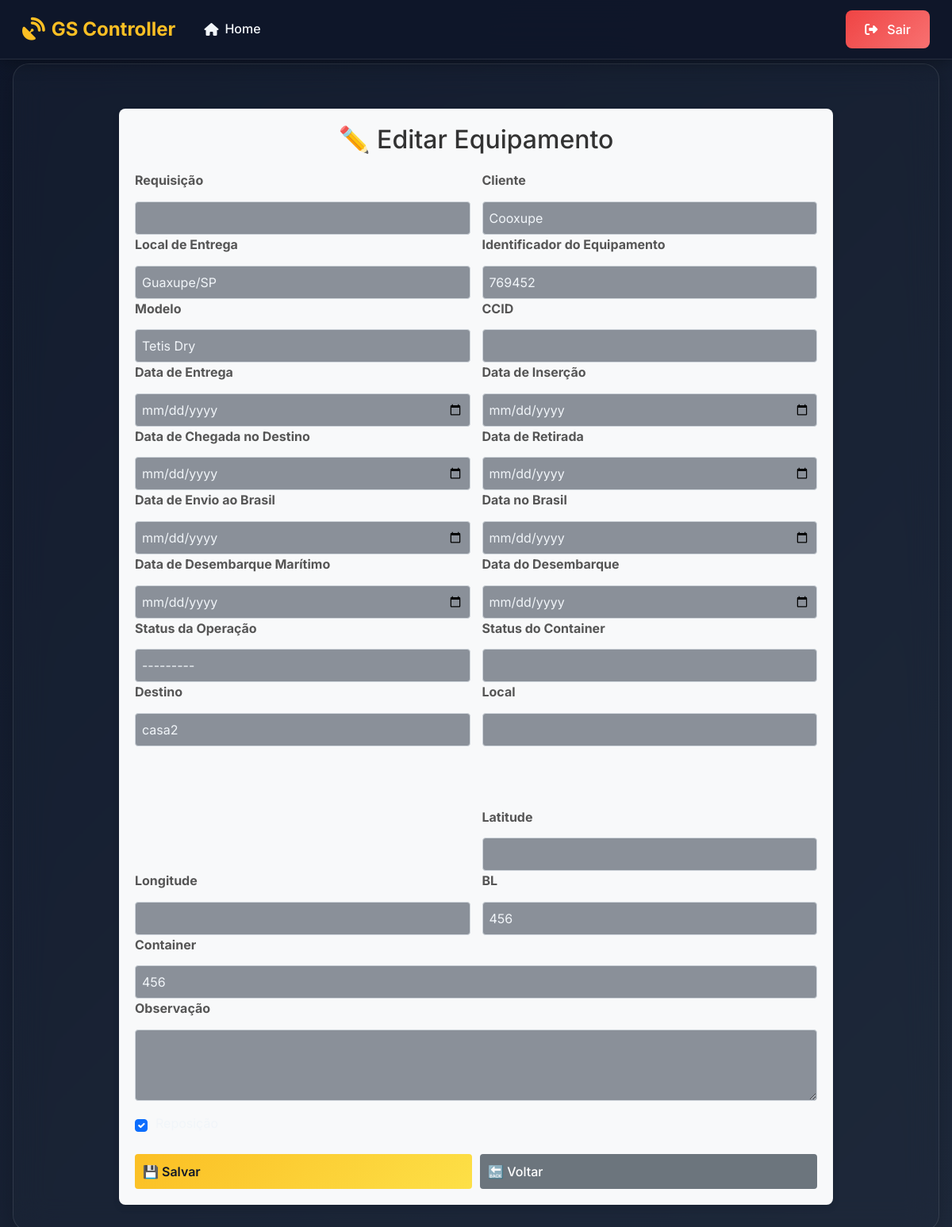
/equipamentos/251/editar/, run on the app's committed database.
### equipamentos/models.py (models this page shows, shortened)
class Equipamento(models.Model):
    STATUS_CHOICES = [
        ("em_viagem", "Em Viagem"),
        ("no_destino", "No Destino"),
        ("desacoplado", "Desacoplado"),
        ("em_estoque", "Em Estoque"),
        ("na_fazenda", "Na Fazenda"),
    ]
    identificador = models.CharField(
        max_length=50,
        null=True,
        blank=True,
        verbose_name="Identificador do Equipamento"
    )
    CCID = models.CharField(
        max_length=50,
        null=True,
        blank=True,
        verbose_name="CCID"
    )
    data_entrega = models.DateField(
        verbose_name="Data de Entrega",
        null=True,
        blank=True
    )
    requisicao = models.CharField(
        max_length=100, null=True, blank=True,
        verbose_name="Requisição"
    )
    cliente = models.CharField(
        max_length=150, null=True, blank=True,
        verbose_name="Cliente"
    )
    local_entrega = models.CharField(
        max_length=200, null=True, blank=True,
        verbose_name="Local de Entrega"
    )
    modelo = models.CharField(
        max_length=100, null=True, blank=True,
        verbose_name="Modelo"
    )
    status_js = models.CharField(max_length=100, null=True, blank=True, verbose_name="Status JS")
    data_insercao = models.DateTimeField(
        verbose_name="Data de Inserção",
        null=True,
        blank=True
    )
    data_chegada_destino = models.DateField(
        null=True,
        blank=True,
        verbose_name="Data de Chegada no Destino"
    )
    data_retirada = models.DateField(
        null=True,
        blank=True,
        verbose_name="Data de Retirada"
    )
    data_envio_brasil = models.DateField(
        null=True,
        blank=True,
        verbose_name="Data de Envio ao Brasil"
    )
    data_brasil = models.DateField(
        null=True,
        blank=True,
        verbose_name="Data no Brasil"
    )
    BL = models.CharField(
        max_length=100,
        null=True,
        blank=True,
        verbose_name="BL"
    )
    container = models.CharField(
        max_length=100,
        null=True,
        blank=True,
        verbose_name="Container"
    )
    destino = models.CharField(
        max_length=100,
        null=True,
        blank=True,
        verbose_name="Destino"
    )
    lacre_inn = models.CharField(
        max_length=100,
        null=True,
        blank=True,
        verbose_name="Lacre INN"
    )
    lacre = models.CharField(
        max_length=100,
        null=True,
        blank=True,
        verbose_name="Lacre"
    )
    status_operacao = models.CharField(
        max_length=20,
        choices=STATUS_CHOICES,
        default="em_viagem",
        null=True,
        blank=True,
        verbose_name="Status da Operação"
    )
    reposicao = models.CharField(
        max_length=100,
        null=True,
        blank=True,
        verbose_name="Reposição"
    )
    observacao = models.TextField(
        null=True,
        blank=True,
        verbose_name="Observação"
    )
    latitude = models.FloatField(
        null=True,
        blank=True,
        verbose_name="Latitude"
    )
    longitude = models.FloatField(
        null=True,
        blank=True,
        verbose_name="Longitude"
    )
    data_embarque_maritimo = models.CharField(max_length=50,
        db_column="Data_Embarque_Maritimo",
        null=True,
        blank=True,
        verbose_name="Data de Embarque Marítimo"
    )
    data_desembarque_maritimo = models.DateField(
        db_column="Data_Desembarque_Maritimo",
        null=True,
        blank=True,
        verbose_name="Data de Desembarque Marítimo"
    )
    local_atual = models.CharField(
        max_length=100,
        null=True,
        blank=True,
        verbose_name="Local"
    )
    status_do_container = models.CharField(
        db_column="Status_do_Container",
        max_length=100,
        null=True,
        blank=True,
        verbose_name="Status do Container"
    )
    data_do_desembarque = models.DateField(
        db_column="Data_do_Desembarque",
        null=True,
        blank=True,
        verbose_name="Data do Desembarque"
    )

### equipamentos/views.py (the view)
# urls.py: path("<int:pk>/editar/", EquipamentoUpdateView.as_view(), name="equipamento_update"),
class EquipamentoUpdateView(UpdateView):
    model = Equipamento
    form_class = EquipamentoForm
    template_name = "equipamento_form.html"
    success_url = reverse_lazy("equipamento_list")  # Redirecionamento após edição

### equipamentos/templates/equipamento_form.html (shortened to what this page needs)
{% extends "base.html" %}
{% load static %}
{% block content %}
<div class="container mt-4">
    <div class="form-container">
        <h2 class="text-center">
            {% if form.instance.pk %}✏️ Editar Equipamento{% else %}➕ Novo Equipamento{% endif %}
        </h2>
        <form method="post">
            <div class="form-row">
                <div class="form-group">
                    <label class="form-label">{{ form.requisicao.label }}</label>
                    {{ form.requisicao }}
                </div>
                <div class="form-group">
                    <label class="form-label">{{ form.cliente.label }}</label>
                    {{ form.cliente }}
                </div>
            </div>
            <div class="form-row">
                <div class="form-group">
                    <label class="form-label">{{ form.local_entrega.label }}</label>
                    {{ form.local_entrega }}
                </div>
                <div class="form-group">
                    <label class="form-label">{{ form.identificador.label }}</label>
                    {{ form.identificador }}
                </div>
            </div>
            <div class="form-row">
                <div class="form-group">
                    <label class="form-label">{{ form.modelo.label }}</label>
                    {{ form.modelo }}
                </div>
                <div class="form-group">
                    <label class="form-label">{{ form.CCID.label }}</label>
                    {{ form.CCID }}
                </div>
            </div>
            <div class="form-row">
                <div class="form-group">
                    <label class="form-label">{{ form.data_entrega.label }}</label>
                    {{ form.data_entrega }}
                </div>
                <div class="form-group">
                    <label class="form-label">{{ form.data_insercao.label }}</label>
                    {{ form.data_insercao }}
                </div>
            </div>
            <div class="form-row">
                <div class="form-group">
                    <label class="form-label">{{ form.data_chegada_destino.label }}</label>
                    {{ form.data_chegada_destino }}
                </div>
                <div class="form-group">
                    <label class="form-label">{{ form.data_retirada.label }}</label>
                    {{ form.data_retirada }}
                </div>
            </div>
            <div class="form-row">
                <div class="form-group">
                    <label class="form-label">{{ form.data_envio_brasil.label }}</label>
                    {{ form.data_envio_brasil }}
                </div>
                <div class="form-group">
                    <label class="form-label">{{ form.data_brasil.label }}</label>
                    {{ form.data_brasil }}
                </div>
            </div>
            <div class="form-row">
                <div class="form-group">
                    <label class="form-label">{{ form.data_desembarque_maritimo.label }}</label>
                    {{ form.data_desembarque_maritimo }}
                </div>
                <div class="form-group">
                    <label class="form-label">{{ form.data_do_desembarque.label }}</label>
                    {{ form.data_do_desembarque }}
                </div>
            </div>
            <div class="form-row">
                <div class="form-group">
                    <label class="form-label">{{ form.status_operacao.label }}</label>
                    {{ form.status_operacao }}
                </div>
                <div class="form-group">
                    <label class="form-label">{{ form.status_do_container.label }}</label>
                    {{ form.status_do_container }}
                </div>
            </div>
            <div class="form-row">
                <div class="form-group">
                    <label class="form-label">{{ form.destino.label }}</label>
                    {{ form.destino }}
                </div>
                <div class="form-group">
                    <label class="form-label">{{ form.local_atual.label }}</label>
                    {{ form.local_atual }}
                </div>
            </div>
            <div class="form-row">
                <div class="form-group">
                </div>
                <div class="form-group">
                </div>
            </div>
            <div class="form-row">
                <div class="form-group">
                </div>
                <div class="form-group">
                </div>
            </div>
            <div class="form-row">
                <div class="form-group">
                </div>
                <div class="form-group">
                </div>
            </div>
            <div class="form-row">
                <div class="form-group">
                </div>
                <div class="form-group">
                    <label class="form-label">Latitude</label>
                    {{ form.latitude }}
                </div>
            </div>
            <div class="form-row">
                <div class="form-group">
                    <label class="form-label">Longitude</label>
                    {{ form.longitude }}
                </div>
                <div class="form-group">
                    <label class="form-label">BL</label>
                    {{ form.BL }}
                </div>
            </div>
            <div class="form-row">
                <div class="form-group">
                    <label class="form-label">Container</label>
                    {{ form.container }}
                </div>
            </div>
            <div class="mb-3">
                <label class="form-label">{{ form.observacao.label }}</label>
                {{ form.observacao }}
            </div>
            <div class="mb-3 form-check">
                {{ form.reposicao }}
                <label class="form-check-label" for="{{ form.reposicao.id_for_label }}">
                </label>
            </div>
            <div class="btn-container">
                <button type="submit" class="btn btn-primary">💾 Salvar</button>
                <a href="{% url 'equipamento_list' %}" class="btn btn-secondary">🔙 Voltar</a>
            </div>
        </form>
    </div>
</div>
{% endblock %}

### templates/base.html (style rules this page uses)
:root { --primary-color: #fbbf24; --primary-dark: #f59e0b; --secondary-color: #64748b; --success-color: #10b981; --success-dark: #059669; --danger-color: #ef4444; --danger-dark: #dc2626; --warning-color: #f59e0b; --warning-dark: #d97706; --info-color: #06b6d4; --info-dark: #0891b2; --light-color: #f1f5f9; --dark-color: #0f172a; --dark-light: #1e293b; --navbar-bg: rgba(15, 23, 42, 0.95); --navbar-shadow: 0 4px 20px rgba(0, 0, 0, 0.3); --card-shadow: 0 8px 32px rgba(0, 0, 0, 0.2); --hover-shadow: 0 16px 48px rgba(0, 0, 0, 0.25); --gradient-primary: linear-gradient(135deg, #fbbf24 0%, #fde047 100%); --gradient-success: linear-gradient(135deg, #10b981 0%, #34d399 100%); --gradient-warning: linear-gradient(135deg, #f59e0b 0%, #fbbf24 100%); --gradient-danger: linear-gradient(135deg, #ef4444 0%, #f87171 100%); --gradient-info: linear-gradient(135deg, #06b6d4 0%, #22d3ee 100%); --gradient-dark: linear-gradient(135deg, #0f172a 0%, #1e293b 100%); }
* { margin: 0; padding: 0; box-sizing: border-box; }
body { font-family: 'Inter', -apple-system, BlinkMacSystemFont, 'Segoe UI', Roboto, sans-serif; background: linear-gradient(135deg, #0f172a 0%, #1e293b 100%); background-attachment: fixed; min-height: 100vh; color: var(--light-color); line-height: 1.6; }
.btn { border-radius: 8px; font-weight: 500; padding: 0.75rem 1.5rem; transition: all 0.3s ease; border: none; display: inline-flex; align-items: center; gap: 0.5rem; }
.btn-primary { background: var(--gradient-primary); }
.form-control, .form-select { border-radius: 8px; border: 2px solid rgba(255, 255, 255, 0.2); padding: 0.75rem 1rem; transition: all 0.3s ease; background: rgba(30, 41, 59, 0.5); color: var(--light-color); }
.form-control::placeholder { color: rgba(255, 255, 255, 0.6); }
.form-label { color: var(--light-color); font-weight: 500; }
.btn-primary { background: linear-gradient(135deg, #fbbf24 0%, #fde047 100%) !important; border-color: #f59e0b !important; color: #111827 !important; font-weight: 600 !important; }

### equipamentos/templates/equipamento_form.html (style rules this page uses)
body { background-color: #dbdde4; }
.form-container { max-width: 900px; margin: 0 auto; padding: 20px; background: #f8f9fa; border-radius: 8px; box-shadow: 0px 4px 8px rgba(0, 0, 0, 0.1); }
.form-container h2 { text-align: center; color: #333; margin-bottom: 20px; }
.form-row { display: flex; flex-wrap: wrap; gap: 15px; }
.form-group { flex: 1; min-width: 280px; }
.form-container .form-label { font-weight: bold; color: #555; }
.form-container .form-control { width: 100%; padding: 8px; margin-top: 5px; border: 1px solid #ced4da; border-radius: 4px; }
.form-check { display: flex; align-items: center; gap: 10px; }
.form-container .btn { width: 100%; padding: 10px; font-size: 16px; border-radius: 4px; margin-top: 10px; }
.btn-container { display: flex; gap: 10px; }
.form-container .btn-primary { background-color: #007bff; border: none; }
.form-container .btn-secondary { background-color: #6c757d; border: none; }

### data on the page
Equipamento: cliente "Cooxupe", local_entrega "Guaxupe/SP", identificador "769452", modelo "Tetis Dry", status_operacao "---------", destino "casa2", BL "456", container "456", reposicao "☑"
